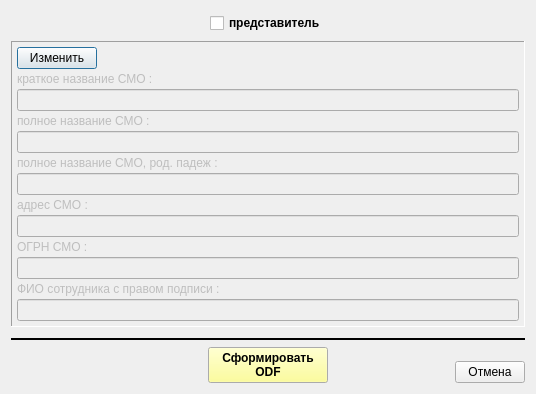
<?xml version="1.0" encoding="UTF-8"?>
<ui version="4.0">
 <class>print_ch_smo_wnd</class>
 <widget class="QDialog" name="print_ch_smo_wnd">
  <property name="geometry">
   <rect>
    <x>0</x>
    <y>0</y>
    <width>536</width>
    <height>394</height>
   </rect>
  </property>
  <property name="minimumSize">
   <size>
    <width>500</width>
    <height>0</height>
   </size>
  </property>
  <property name="windowTitle">
   <string>Печать заявления о выборе СМО</string>
  </property>
  <layout class="QVBoxLayout" name="verticalLayout_2" stretch="0,1,1,0,0">
   <item>
    <layout class="QHBoxLayout" name="horizontalLayout_2">
     <property name="leftMargin">
      <number>2</number>
     </property>
     <property name="topMargin">
      <number>2</number>
     </property>
     <property name="rightMargin">
      <number>2</number>
     </property>
     <property name="bottomMargin">
      <number>2</number>
     </property>
     <item>
      <spacer name="horizontalSpacer_3">
       <property name="orientation">
        <enum>Qt::Horizontal</enum>
       </property>
       <property name="sizeHint" stdset="0">
        <size>
         <width>40</width>
         <height>20</height>
        </size>
       </property>
      </spacer>
     </item>
     <item>
      <widget class="QCheckBox" name="ch_rep">
       <property name="enabled">
        <bool>true</bool>
       </property>
       <property name="font">
        <font>
         <weight>75</weight>
         <bold>true</bold>
        </font>
       </property>
       <property name="text">
        <string>представитель</string>
       </property>
      </widget>
     </item>
     <item>
      <spacer name="horizontalSpacer_4">
       <property name="orientation">
        <enum>Qt::Horizontal</enum>
       </property>
       <property name="sizeHint" stdset="0">
        <size>
         <width>40</width>
         <height>20</height>
        </size>
       </property>
      </spacer>
     </item>
    </layout>
   </item>
   <item>
    <widget class="QFrame" name="frame">
     <property name="enabled">
      <bool>true</bool>
     </property>
     <property name="frameShape">
      <enum>QFrame::Panel</enum>
     </property>
     <property name="frameShadow">
      <enum>QFrame::Sunken</enum>
     </property>
     <layout class="QVBoxLayout" name="verticalLayout">
      <property name="spacing">
       <number>3</number>
      </property>
      <property name="leftMargin">
       <number>5</number>
      </property>
      <property name="topMargin">
       <number>5</number>
      </property>
      <property name="rightMargin">
       <number>5</number>
      </property>
      <property name="bottomMargin">
       <number>5</number>
      </property>
      <item>
       <layout class="QHBoxLayout" name="horizontalLayout_3" stretch="0,0">
        <property name="spacing">
         <number>2</number>
        </property>
        <item>
         <widget class="QPushButton" name="bn_edit">
          <property name="text">
           <string>Изменить</string>
          </property>
          <property name="icon">
           <iconset resource="_inko_pol2_res.qrc">
            <normaloff>:/change.bmp</normaloff>:/change.bmp</iconset>
          </property>
          <property name="checkable">
           <bool>true</bool>
          </property>
         </widget>
        </item>
        <item>
         <spacer name="horizontalSpacer_7">
          <property name="orientation">
           <enum>Qt::Horizontal</enum>
          </property>
          <property name="sizeHint" stdset="0">
           <size>
            <width>40</width>
            <height>20</height>
           </size>
          </property>
         </spacer>
        </item>
       </layout>
      </item>
      <item>
       <widget class="QLabel" name="lab_smo_name">
        <property name="enabled">
         <bool>false</bool>
        </property>
        <property name="minimumSize">
         <size>
          <width>150</width>
          <height>0</height>
         </size>
        </property>
        <property name="text">
         <string>краткое название СМО : </string>
        </property>
        <property name="alignment">
         <set>Qt::AlignLeading|Qt::AlignLeft|Qt::AlignVCenter</set>
        </property>
       </widget>
      </item>
      <item>
       <widget class="QLineEdit" name="ln_smo_name">
        <property name="enabled">
         <bool>false</bool>
        </property>
        <property name="readOnly">
         <bool>false</bool>
        </property>
       </widget>
      </item>
      <item>
       <widget class="QLabel" name="lab_smo_name_full">
        <property name="enabled">
         <bool>false</bool>
        </property>
        <property name="minimumSize">
         <size>
          <width>150</width>
          <height>0</height>
         </size>
        </property>
        <property name="text">
         <string>полное название СМО : </string>
        </property>
        <property name="alignment">
         <set>Qt::AlignLeading|Qt::AlignLeft|Qt::AlignVCenter</set>
        </property>
       </widget>
      </item>
      <item>
       <widget class="QLineEdit" name="ln_smo_name_full">
        <property name="enabled">
         <bool>false</bool>
        </property>
        <property name="readOnly">
         <bool>false</bool>
        </property>
       </widget>
      </item>
      <item>
       <widget class="QLabel" name="lab_smo_name_full_rp">
        <property name="enabled">
         <bool>false</bool>
        </property>
        <property name="minimumSize">
         <size>
          <width>150</width>
          <height>0</height>
         </size>
        </property>
        <property name="text">
         <string>полное название СМО, род. падеж : </string>
        </property>
        <property name="alignment">
         <set>Qt::AlignLeading|Qt::AlignLeft|Qt::AlignVCenter</set>
        </property>
       </widget>
      </item>
      <item>
       <widget class="QLineEdit" name="ln_smo_name_full_rp">
        <property name="enabled">
         <bool>false</bool>
        </property>
        <property name="readOnly">
         <bool>false</bool>
        </property>
       </widget>
      </item>
      <item>
       <widget class="QLabel" name="lab_smo_address">
        <property name="enabled">
         <bool>false</bool>
        </property>
        <property name="minimumSize">
         <size>
          <width>150</width>
          <height>0</height>
         </size>
        </property>
        <property name="text">
         <string>адрес СМО : </string>
        </property>
        <property name="alignment">
         <set>Qt::AlignLeading|Qt::AlignLeft|Qt::AlignVCenter</set>
        </property>
       </widget>
      </item>
      <item>
       <widget class="QLineEdit" name="ln_smo_address">
        <property name="enabled">
         <bool>false</bool>
        </property>
        <property name="readOnly">
         <bool>false</bool>
        </property>
       </widget>
      </item>
      <item>
       <widget class="QLabel" name="lab_smo_ogrn">
        <property name="enabled">
         <bool>false</bool>
        </property>
        <property name="minimumSize">
         <size>
          <width>150</width>
          <height>0</height>
         </size>
        </property>
        <property name="text">
         <string>ОГРН СМО : </string>
        </property>
        <property name="alignment">
         <set>Qt::AlignLeading|Qt::AlignLeft|Qt::AlignVCenter</set>
        </property>
       </widget>
      </item>
      <item>
       <widget class="QLineEdit" name="ln_smo_ogrn">
        <property name="enabled">
         <bool>false</bool>
        </property>
        <property name="readOnly">
         <bool>false</bool>
        </property>
       </widget>
      </item>
      <item>
       <widget class="QLabel" name="lab_signer">
        <property name="enabled">
         <bool>false</bool>
        </property>
        <property name="minimumSize">
         <size>
          <width>150</width>
          <height>0</height>
         </size>
        </property>
        <property name="text">
         <string>ФИО сотрудника с правом подписи : </string>
        </property>
        <property name="alignment">
         <set>Qt::AlignLeading|Qt::AlignLeft|Qt::AlignVCenter</set>
        </property>
       </widget>
      </item>
      <item>
       <widget class="QLineEdit" name="ln_signer">
        <property name="enabled">
         <bool>false</bool>
        </property>
        <property name="readOnly">
         <bool>false</bool>
        </property>
       </widget>
      </item>
     </layout>
    </widget>
   </item>
   <item>
    <spacer name="verticalSpacer">
     <property name="orientation">
      <enum>Qt::Vertical</enum>
     </property>
     <property name="sizeHint" stdset="0">
      <size>
       <width>20</width>
       <height>40</height>
      </size>
     </property>
    </spacer>
   </item>
   <item>
    <widget class="Line" name="line">
     <property name="frameShadow">
      <enum>QFrame::Plain</enum>
     </property>
     <property name="lineWidth">
      <number>2</number>
     </property>
     <property name="orientation">
      <enum>Qt::Horizontal</enum>
     </property>
    </widget>
   </item>
   <item>
    <layout class="QHBoxLayout" name="horizontalLayout">
     <item>
      <widget class="QFrame" name="frame_sp">
       <property name="minimumSize">
        <size>
         <width>70</width>
         <height>0</height>
        </size>
       </property>
       <property name="maximumSize">
        <size>
         <width>70</width>
         <height>16777215</height>
        </size>
       </property>
       <property name="frameShape">
        <enum>QFrame::NoFrame</enum>
       </property>
       <property name="frameShadow">
        <enum>QFrame::Plain</enum>
       </property>
      </widget>
     </item>
     <item>
      <spacer name="horizontalSpacer_2">
       <property name="orientation">
        <enum>Qt::Horizontal</enum>
       </property>
       <property name="sizeHint" stdset="0">
        <size>
         <width>40</width>
         <height>20</height>
        </size>
       </property>
      </spacer>
     </item>
     <item>
      <widget class="QPushButton" name="bn_print">
       <property name="minimumSize">
        <size>
         <width>120</width>
         <height>35</height>
        </size>
       </property>
       <property name="palette">
        <palette>
         <active>
          <colorrole role="Button">
           <brush brushstyle="SolidPattern">
            <color alpha="255">
             <red>255</red>
             <green>255</green>
             <blue>127</blue>
            </color>
           </brush>
          </colorrole>
         </active>
         <inactive>
          <colorrole role="Button">
           <brush brushstyle="SolidPattern">
            <color alpha="255">
             <red>255</red>
             <green>255</green>
             <blue>127</blue>
            </color>
           </brush>
          </colorrole>
         </inactive>
         <disabled>
          <colorrole role="Button">
           <brush brushstyle="SolidPattern">
            <color alpha="255">
             <red>255</red>
             <green>255</green>
             <blue>127</blue>
            </color>
           </brush>
          </colorrole>
         </disabled>
        </palette>
       </property>
       <property name="font">
        <font>
         <weight>75</weight>
         <bold>true</bold>
        </font>
       </property>
       <property name="text">
        <string>Сформировать 
ODF</string>
       </property>
      </widget>
     </item>
     <item>
      <spacer name="horizontalSpacer">
       <property name="orientation">
        <enum>Qt::Horizontal</enum>
       </property>
       <property name="sizeHint" stdset="0">
        <size>
         <width>40</width>
         <height>20</height>
        </size>
       </property>
      </spacer>
     </item>
     <item>
      <layout class="QVBoxLayout" name="verticalLayout_3">
       <property name="spacing">
        <number>0</number>
       </property>
       <property name="leftMargin">
        <number>0</number>
       </property>
       <property name="topMargin">
        <number>0</number>
       </property>
       <property name="rightMargin">
        <number>0</number>
       </property>
       <property name="bottomMargin">
        <number>0</number>
       </property>
       <item>
        <spacer name="verticalSpacer_2">
         <property name="orientation">
          <enum>Qt::Vertical</enum>
         </property>
         <property name="sizeHint" stdset="0">
          <size>
           <width>5</width>
           <height>5</height>
          </size>
         </property>
        </spacer>
       </item>
       <item>
        <widget class="QPushButton" name="bn_cansel">
         <property name="minimumSize">
          <size>
           <width>70</width>
           <height>0</height>
          </size>
         </property>
         <property name="maximumSize">
          <size>
           <width>70</width>
           <height>16777215</height>
          </size>
         </property>
         <property name="text">
          <string>Отмена</string>
         </property>
        </widget>
       </item>
      </layout>
     </item>
    </layout>
   </item>
  </layout>
 </widget>
 <resources>
  <include location="_inko_pol2_res.qrc"/>
 </resources>
 <connections/>
</ui>
